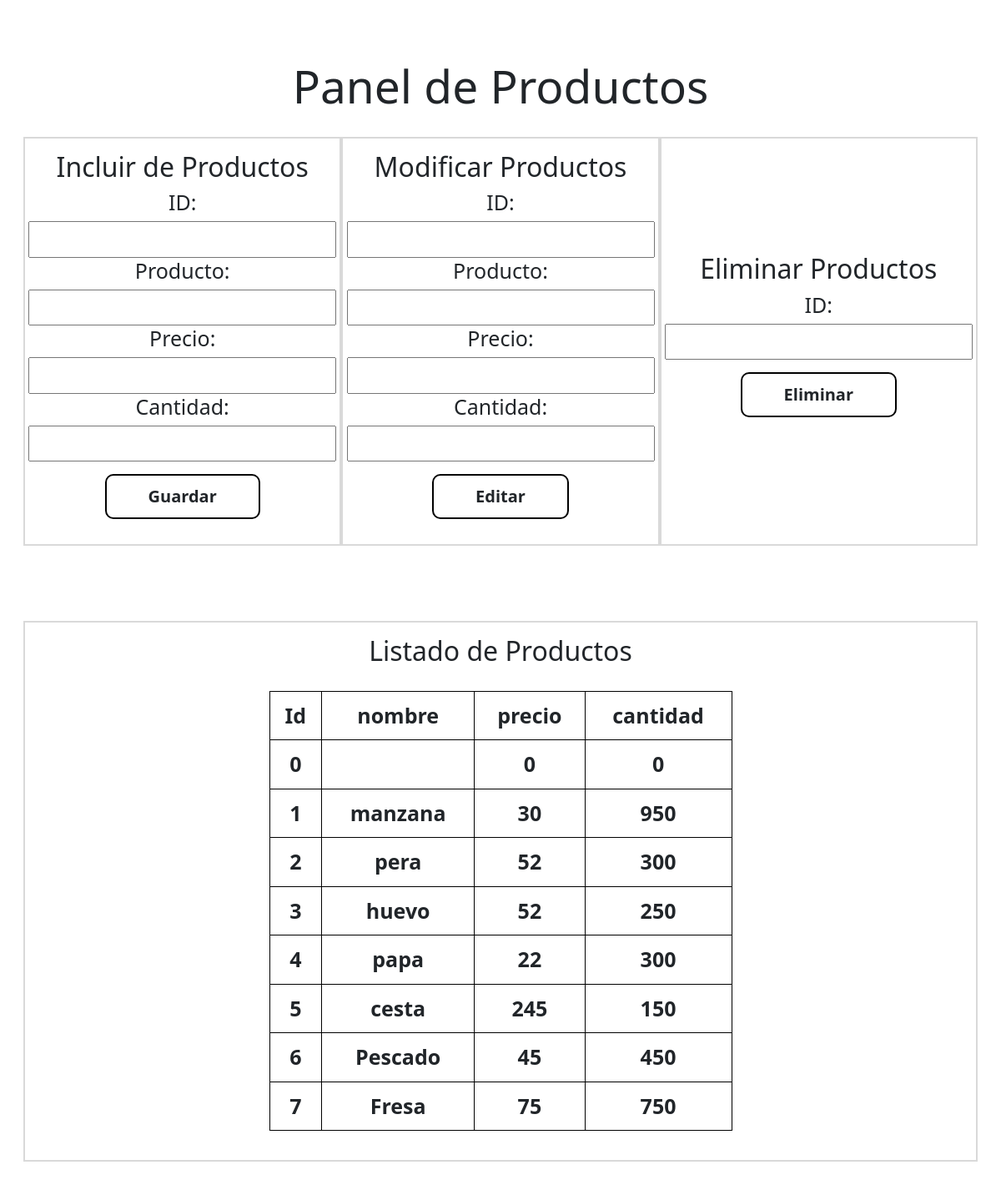
The page / on the database its author committed.
### tables this page shows
CREATE TABLE `productos` (
  `Id` int(11) NOT NULL,
  `nombre` varchar(50) NOT NULL,
  `precio` int(11) NOT NULL,
  `cantidad` int(11) NOT NULL
);

### ABM.php (called while the page is built, shortened)
<?php
include 'BaseDatos.php';
class ABM {
  private $baseDeDatos;
    public function __construct($baseDeDatos)
    {
      $this->baseDeDatos = $baseDeDatos;
    }
    public function mostrar(){
      $sql = "SELECT * FROM productos";
        $stmt = $this->baseDeDatos->consulta($sql,[]);
        return $stmt;
    }
}
?>

### BaseDatos.php (called while the page is built)
<?php
class B_Datos {
    public $host;
    public $usuario;
    public $contrasena;
    public $nombreBD;
    private $pdo;
    public function __construct($host, $usuario, $contrasena, $nombreBD) {
        $this->host = $host;
        $this->usuario = $usuario;
        $this->contrasena = $contrasena;
        $this->nombreBD = $nombreBD;
    }
    public function conectar() {
        try {
            $dsn = "mysql:host={$this->host};dbname={$this->nombreBD}";
            $this->pdo = new PDO($dsn, $this->usuario, $this->contrasena);
            $this->pdo->setAttribute(PDO::ATTR_ERRMODE, PDO::ERRMODE_EXCEPTION);
        } catch (PDOException $e) {
            die("Error de conexión: " . $e->getMessage());
        }
    }
    public function consulta($sql, $parametros = array()) {
        try {
            $stmt = $this->pdo->prepare($sql);
            $stmt->execute($parametros);
            return $stmt->fetchAll(PDO::FETCH_ASSOC);
        } catch (PDOException $e) {
            echo'
            <script>
            alert("Valor duplicado ");
            location.href="index.php";
            </script>';
        }
    }
}
?>

### index.php (the view, shortened to what this page needs)
<!DOCTYPE html>
<html>
<head>
    <link rel="stylesheet" type="text/css" href="StylesP.css">
  <link href="https://cdn.jsdelivr.net/npm/bootstrap@5.3.0-alpha3/dist/css/bootstrap.min.css" rel="stylesheet">
</head>
<body>
<section class="datos text-center">
<h3>Panel de Productos</h3>
  <div class="row">
    <div class = "columna col-4">
      <form  action="producto.php" method="POST">
              <h2>Incluir de Productos</h2>
              <h1 for="NumID">ID:</h1>
              <input type="text" id="id-prod" name= "NumID" value="">
              <h1 for="Prod">Producto:   </h1>
              <input type="text" id="name-prod"name= "Product" value="">
              <h1 for="Precio">Precio:</h1>
              <input type="text" id="price-prod"name= "Price" value="">
              <h1 for="Cantidad">Cantidad:</h1>
              <input type="text" id="amount-prod"name= "Amount" value="">
              <button type="submit" class="btn" name="Btn"  value="Guardar">
                  Guardar
              </button>
      </form>
    </div>
    <div class = "columna col-4">
          <form   action="producto.php" method="POST">
            <h2>Modificar Productos</h2>
            <h1 for="NumID">ID:</h1>
            <input type="text" id="id-prod" name= "NumID" value="">
            <h1 for="Prod">Producto:   </h1>
            <input type="text" id="name-prod"name= "Product" value="">
            <h1 for="Precio">Precio:</h1>
            <input type="text" id="price-prod"name= "Price" value="">
            <h1 for="Cantidad">Cantidad:</h1>
            <input type="text" id="amount-prod"name= "Amount" value="">
            <button type="submit" class="btn" name="Btn" value="Editar">
                Editar
            </button>
          </form>
    </div>
    <div class = "columna col-4">
      <form  action="eliminar.php" method="POST">
            <h2>Eliminar Productos</h2>
            <h1 for="NumID">ID:</h1>
            <input type="text" id="id-prod" name= "NumID" value="">
            <button type="submit" class="btn" name="Btn" value="Eliminar">
                Eliminar
            </button>
      </form>
    </div>
  </div>
</section>
<section class="datos">
  <div class="row">
    <div class = "columna col-12">
    <h2>Listado de Productos</h2>
      <?php
        include 'ABM.php';
        $BD = new B_Datos("localhost", "root", "", "bd_Productos");
        $BD->conectar();
        $abm = New ABM($BD);
        $result = $abm->mostrar();
          if (!empty($result)) {
            echo '<table>';
            echo '<tr>';
            foreach ($result[0] as $clave => $valor) {
                echo '<th>' . $clave . '</th>';
            }
            echo '</tr>';
            foreach ($result as $fila) {
                echo '<tr>';
                foreach ($fila as $valor) {
                    echo '<td>' . $valor . '</td>';
                }
                echo '</tr>';
            }
            echo '</table>';
          } else {
            echo 'El arreglo está vacío.';
          }
      ?>
    </div>
  </div>
</section>
</body>
</html>

### StylesP.css (style rules this page uses)
body { font-family: Arial, sans-serif; text-align: center; }
.datos h1 { font-size: 25px; }
.datos h3 { padding: 20px;; font-size: 55px; }
.datos { padding: 40px; font-size: 25px; font-weight: bold; margin: 10px 0; }
.datos .columna { padding: 15px; border: 2px solid #8080804d; display: flex; flex-direction: column; align-items: center; justify-content: space-evenly; transition: all 0.2s ease-in; }
.datos .btn { background-color: #ffffff; font-weight: bold; border: 2px solid #000000; padding: 0.5em 2.5em; cursor: pointer; margin: 15px; border-radius: 10px; font-size: 20px; }

### index.php (style rules this page uses)
table { width: 50%; border-collapse: collapse; margin: 20px; }
table, th, td { border: 1px solid black; }
th, td { padding: 10px; text-align: center; }

### rows shown on the page
productos: valor "0"
productos: Id "1", nombre "manzana", precio "30", cantidad "950"
productos: Id "2", nombre "pera", precio "52", cantidad "300"
productos: Id "3", nombre "huevo", precio "52", cantidad "250"
productos: Id "4", nombre "papa", precio "22", cantidad "300"
productos: Id "5", nombre "cesta", precio "245", cantidad "150"
productos: Id "6", nombre "Pescado", precio "45", cantidad "450"
productos: Id "7", nombre "Fresa", precio "75", cantidad "750"

### other values the page prints
$clave "Id"
$clave "nombre"
$clave "precio"
$clave "cantidad"
